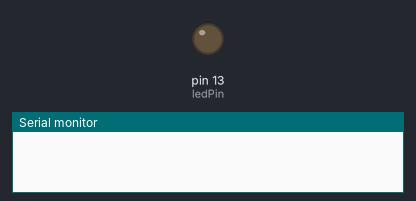
A sketch run on a simulated Arduino Uno, built with avr-gcc and run on an emulated ATmega328P. Shown: output pins drawn as LEDs (lit = HIGH), the last lines printed to the serial monitor.

Above: at 5.2 s.
At 38.5 s:
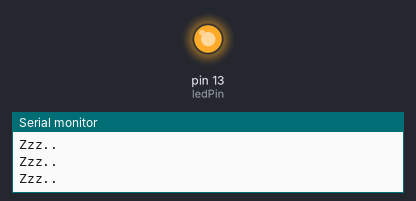
Timing chart, 0 to 42.0 s (numbered marks = the images above):
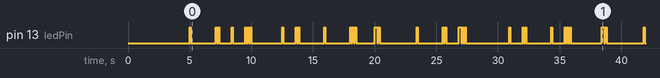

Measured:
- by itself, pin 13 (ledPin): LOW → HIGH at 5.0 s, → LOW 0.10 s later, → HIGH 2.0 s later, → LOW 0.10 s later, … (64 changes in this stretch)

The sketch:

powerDown.ino
```cpp
#include "LowPower.h"

//if 10,20,60 => 20=10*2  60=10*6  60=20*3 collisions
//Prime number => it minimizes collisions
uint16_t counterSleep_x7 = 0;
uint16_t counterSleep_x17 = 0;
uint16_t counterSleep_x31 = 0;
unsigned long t = 0;

const int ledPin =  13;

void setup(){
  delay(1000);
  pinMode(ledPin, OUTPUT);
  Serial.begin(9600);
  delay(1000);
}

void loop() {
  LowPower.powerDown(SLEEP_1S, ADC_OFF, BOD_OFF);
  counterSleep_x7++;
  counterSleep_x17++;
  counterSleep_x31++;

  if(counterSleep_x7 >= 3){
    counterSleep_x7 = 0;
    task_x7();
  }

  if(counterSleep_x17 >= 5){
    counterSleep_x17 = 0;
    task_x17();
  }

  if(counterSleep_x31 >= 7){
    counterSleep_x31 = 0;
    task_x31();
  }


}

void task_x7(){
  digitalWrite(ledPin, 1);
  delay(100);
  digitalWrite(ledPin, 0);
}

void task_x17(){
  digitalWrite(ledPin, 1);
  delay(100);
  digitalWrite(ledPin, 0);
  delay(100);
  digitalWrite(ledPin, 1);
  delay(100);
  digitalWrite(ledPin, 0);
}

void task_x31(){
  digitalWrite(ledPin, 1);
   delay(100);
   digitalWrite(ledPin, 0);
   delay(100);
   digitalWrite(ledPin, 1);
   delay(100);
   digitalWrite(ledPin, 0);
   delay(100);
   digitalWrite(ledPin, 1);
   delay(100);
   digitalWrite(ledPin, 0);

  Serial.println("Zzz..");
  delay(500); //time to send data, then CPU sleep
}
```
